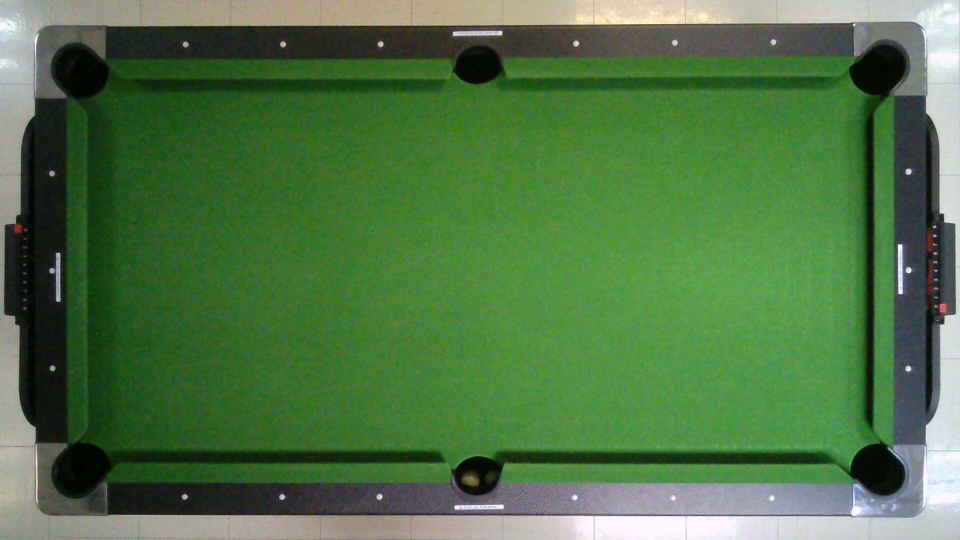
#> input picture Test_Perspective/new.jpg, 1920 x 1080 px, given in place of the camera (shown at 1/2 size)
$ python Houghcircleup.py
#> lines starting #> are read from the running program, lines starting #| are printed output that depends on the picture; after the words box and inside, x2 and y2 are one past the last pixel; in counts of white or black regions, pixels touching at a corner belong together
import cv2
import numpy as np
# Create a video capture object
width = 1920
height = 1080
cap = cv2.VideoCapture(0)
cap.set(cv2.CAP_PROP_FRAME_HEIGHT, height)
cap.set(cv2.CAP_PROP_FRAME_WIDTH, width)
# Create a window with trackbars to adjust parameters
cv2.namedWindow('Controls')
cv2.createTrackbar('MinRadius', 'Controls', 20, 100, lambda x: None)
cv2.createTrackbar('MaxRadius', 'Controls', 50, 200, lambda x: None)

tl = (245 ,10)
bl = (180 ,900)
tr = (1717 ,22)
br = (1760 ,930)

while True:
    # Capture a frame from the webcam
    ret, frame = cap.read()
#> frame is the input picture: shape (1080, 1920, 3); mean B, G, R 70.1, 116.8, 79.5
    pts1 = np.float32([tl, bl, tr, br])
    pts2 = np.float32([[0, 0], [0, height], [width, 0], [width, height]])
    matrix = cv2.getPerspectiveTransform(pts1, pts2)
    # Compute the perspective transform M
    frame = cv2.warpPerspective(frame, matrix, (width, height))
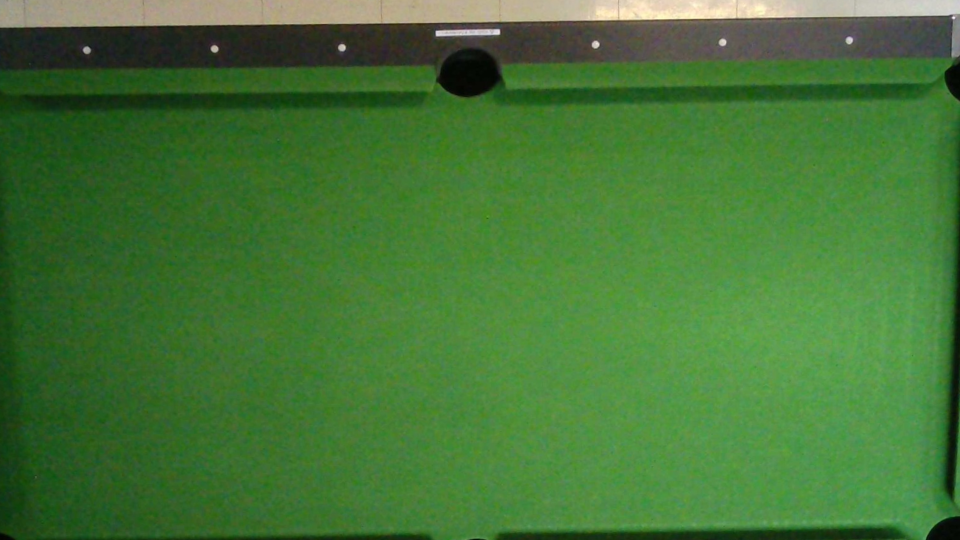
#> frame: shape (1080, 1920, 3) (shown at 1/2 size); mean B, G, R 54.6, 118, 68.6
    frame = frame[200:1080,0:1920]
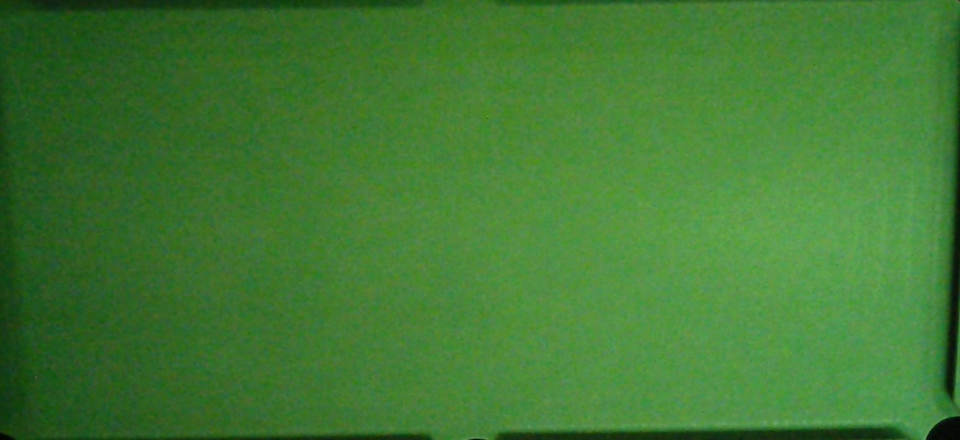
#> frame: shape (880, 1920, 3) (shown at 1/2 size); mean B, G, R 51.4, 122.6, 64.9
    # [4 lines of commented-out code are left out]

    hsv = cv2.cvtColor(frame, cv2.COLOR_BGR2HSV)
#> hsv: shape (880, 1920, 3); mean H, S, V 54.6, 151, 122.6
    blurFrame = cv2.GaussianBlur(hsv, (5, 5), 0)
#> blurFrame: shape (880, 1920, 3); mean H, S, V 54.6, 151, 122.6
    lower= np.array([40, 50, 85])
    upper = np.array([75, 240, 255])
    mask = cv2.inRange(blurFrame, lower, upper)
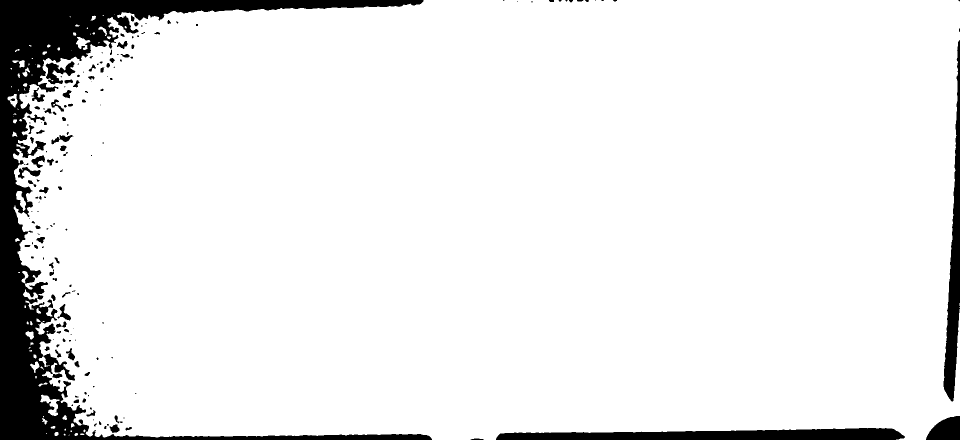
#> mask: shape (880, 1920) (shown at 1/2 size); 91.9% white; 172 black regions (84 under 20 px), largest, box (x1, y1, x2, y2) and area: (0, 0, 864, 880) 100322, (992, 856, 1810, 880) 14618, (1887, 80, 1920, 803) 10365
    # kernel = np.ones((1, 1), np.uint8)
    # mask = cv2.erode(mask, kernel, iterations=1)
    # mask = cv2.dilate(mask, kernel, iterations=1)
    # Apply morphological operations to clean up the mask
    kernel = cv2.getStructuringElement(cv2.MORPH_ELLIPSE, (5, 5))
    mask = cv2.erode(mask, kernel, iterations=1)
#> mask: shape (880, 1920); 90.3% white; 103 black regions (3 under 20 px), largest, box (x1, y1, x2, y2) and area: (0, 0, 866, 880) 121457, (990, 854, 1812, 880) 16323, (1885, 78, 1920, 805) 12335
    mask = cv2.dilate(mask, kernel, iterations=1)
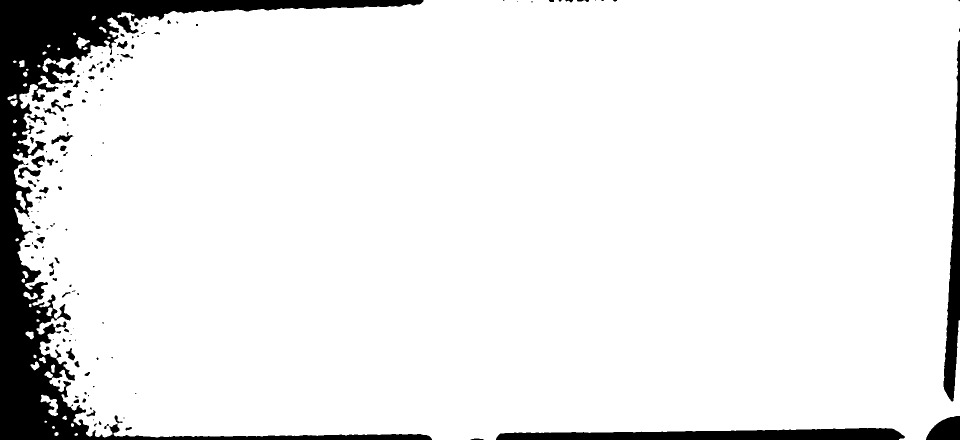
#> mask: shape (880, 1920) (shown at 1/2 size); 91.8% white; 147 black regions (73 under 20 px), largest, box (x1, y1, x2, y2) and area: (0, 0, 864, 880) 105259, (992, 856, 1810, 880) 14625, (1887, 80, 1920, 803) 10414
    inv_mask = cv2.bitwise_not(mask)
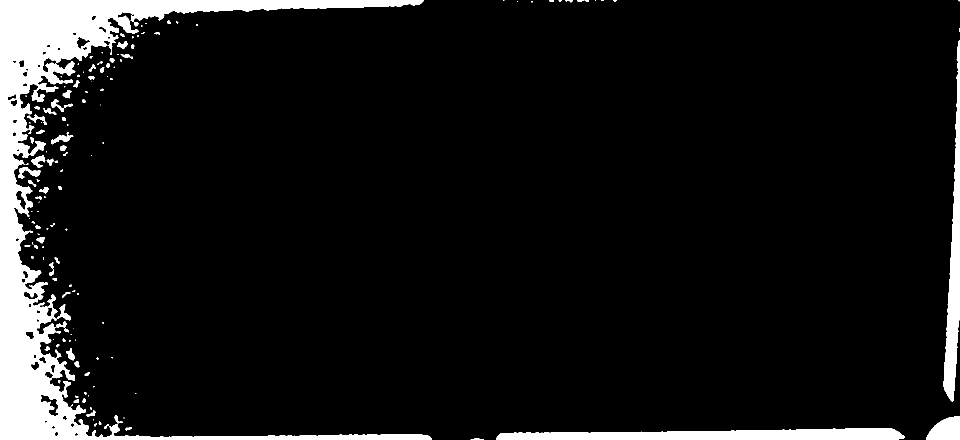
#> inv_mask: shape (880, 1920) (shown at 1/2 size); 8.2% white; 147 white regions (73 under 20 px), largest, box (x1, y1, x2, y2) and area: (0, 0, 864, 880) 105259, (992, 856, 1810, 880) 14625, (1887, 80, 1920, 803) 10414
    output = cv2.bitwise_and(frame,frame, mask= inv_mask)
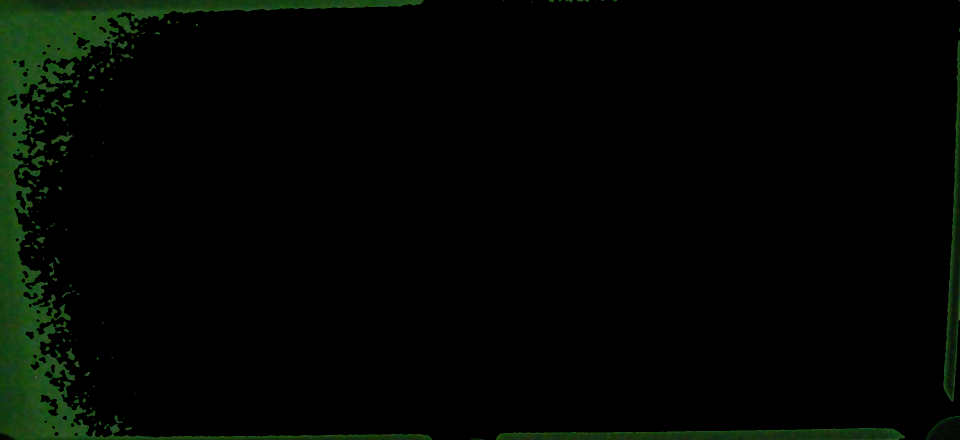
#> output: shape (880, 1920, 3) (shown at 1/2 size); mean B, G, R 1.8, 5.6, 2.2
    # Convert the frame to grayscale
    gray = cv2.cvtColor(frame, cv2.COLOR_BGR2GRAY)
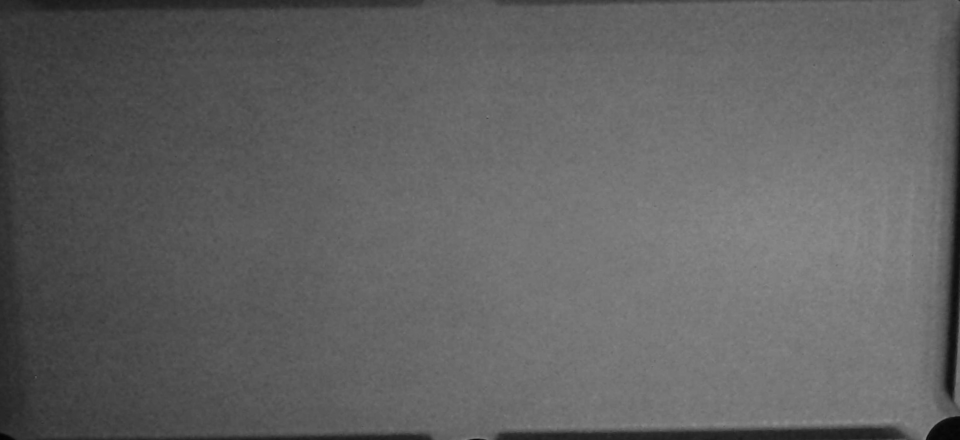
#> gray: shape (880, 1920) (shown at 1/2 size); min 3, max 143, mean 97.2

    # Detect the circles in the grayscale image
    min_radius = cv2.getTrackbarPos('MinRadius', 'Controls')
    max_radius = cv2.getTrackbarPos('MaxRadius', 'Controls')
    circles = cv2.HoughCircles(gray, cv2.HOUGH_GRADIENT, dp=1, minDist=100,
                               param1=50, param2=30, minRadius=min_radius,
                               maxRadius=max_radius)
#> circles = None

    # Filter the detected circles and fit an ellipse to the half circle contour
    if circles is not None:
        for circle in circles[0]:
            x, y, r = circle
            if y > r and y < gray.shape[0] - r and x > r and x < gray.shape[1] - r:
                half_circle = gray[y-r:y+r, x-r:x+r]
                ellipse = cv2.fitEllipse(cv2.findNonZero(half_circle))

                # Check the aspect ratio of the ellipse to ensure that it's a half circle
                aspect_ratio = ellipse[1][0] / ellipse[1][1]
                if aspect_ratio < 0.7:
                    cv2.ellipse(frame, (int(x), int(y)), (int(r), int(r)), ellipse[2], 90, 270, (0, 255, 0), 2)

    # Show the original frame with detected half circles
    cv2.imshow('Controls', frame)

    # Wait for the 'q' key to be pressed to exit the loop
    if cv2.waitKey(1) & 0xFF == ord('q'):
#> (key q is pressed here)
        break

# Release the video capture object and destroy the windows
cap.release()
cv2.destroyAllWindows()
